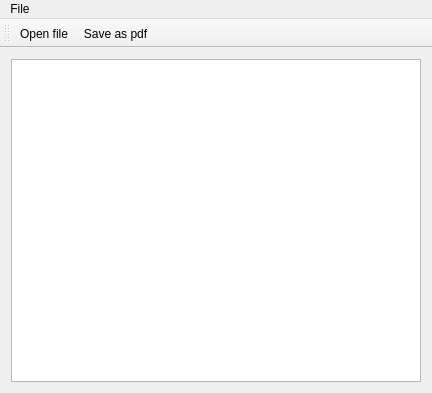
<?xml version="1.0" encoding="UTF-8"?>
<ui version="4.0">
 <class>MainWindow</class>
 <widget class="QMainWindow" name="MainWindow">
  <property name="geometry">
   <rect>
    <x>0</x>
    <y>0</y>
    <width>432</width>
    <height>393</height>
   </rect>
  </property>
  <property name="windowTitle">
   <string>MainWindow</string>
  </property>
  <widget class="QWidget" name="centralWidget">
   <layout class="QHBoxLayout" name="horizontalLayout">
    <item>
     <widget class="QGraphicsView" name="graphicsView"/>
    </item>
   </layout>
  </widget>
  <widget class="QMenuBar" name="menuBar">
   <property name="geometry">
    <rect>
     <x>0</x>
     <y>0</y>
     <width>432</width>
     <height>21</height>
    </rect>
   </property>
   <widget class="QMenu" name="menuFile">
    <property name="title">
     <string>File</string>
    </property>
    <addaction name="actionOpen_file"/>
    <addaction name="actionSave_as_pdf"/>
   </widget>
   <addaction name="menuFile"/>
  </widget>
  <widget class="QToolBar" name="mainToolBar">
   <attribute name="toolBarArea">
    <enum>TopToolBarArea</enum>
   </attribute>
   <attribute name="toolBarBreak">
    <bool>false</bool>
   </attribute>
   <addaction name="actionOpen_file"/>
   <addaction name="actionSave_as_pdf"/>
  </widget>
  <action name="actionOpen_file">
   <property name="text">
    <string>Open file</string>
   </property>
  </action>
  <action name="actionSave_as_pdf">
   <property name="text">
    <string>Save as pdf</string>
   </property>
  </action>
 </widget>
 <layoutdefault spacing="6" margin="11"/>
 <resources/>
 <connections/>
</ui>
